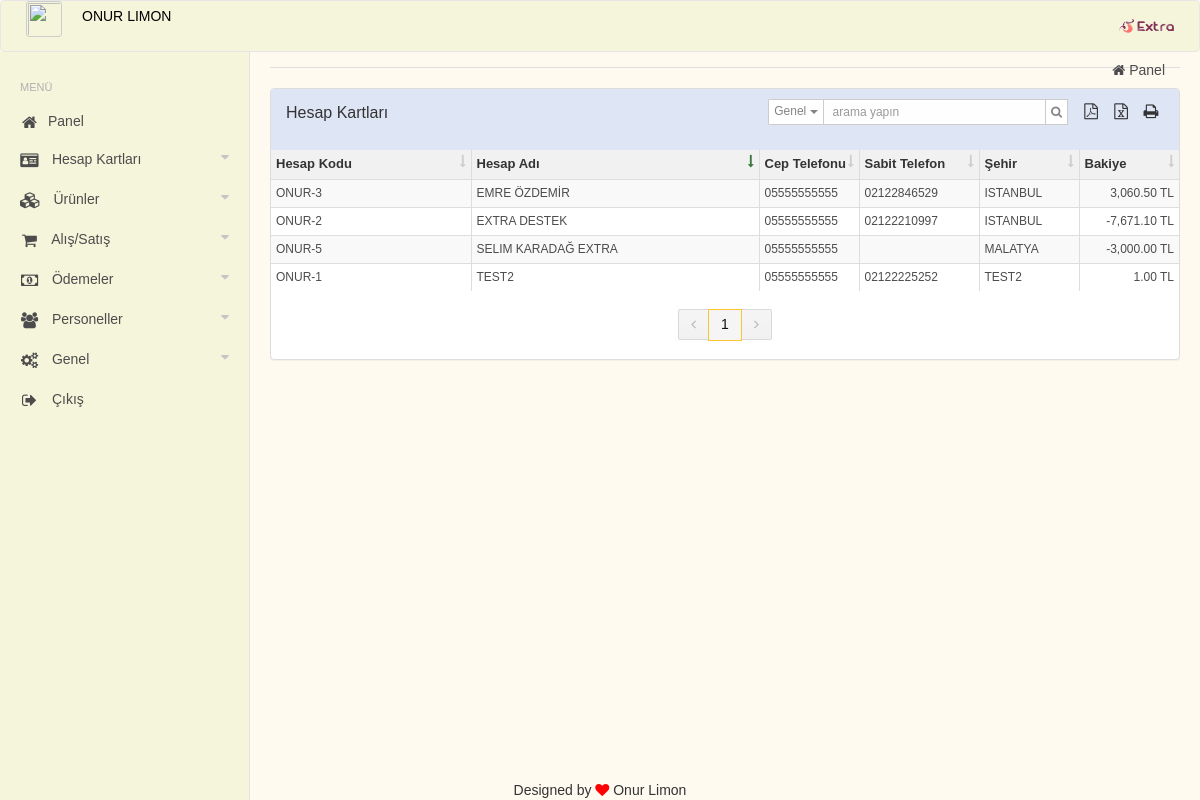
/admin/account/list.php (signed in), run on the app's committed database.
### tables this page shows
CREATE TABLE `onur_accounts`  (
  `id` int(11) NOT NULL AUTO_INCREMENT,
  `status` int(1) NOT NULL DEFAULT 1,
  `date` datetime(0) NOT NULL,
  `type` varchar(10) NOT NULL,
  `code` varchar(32) NOT NULL,
  `name` varchar(32) NOT NULL,
  `email` varchar(100) NOT NULL,
  `gsm` varchar(20) NOT NULL,
  `phone` varchar(20) NOT NULL,
  `address` varchar(500) NOT NULL,
  `city` varchar(20) NOT NULL,
  `district` varchar(20) NOT NULL,
  `country` varchar(20) NOT NULL,
  `tax_no` varchar(20) NOT NULL,
  `tax_home` varchar(20) NOT NULL,
  `balance` decimal(15, 4) NOT NULL,
  `profit` decimal(15, 4) NOT NULL,
  PRIMARY KEY (`id`) USING BTREE,
  INDEX `code`(`code`) USING BTREE,
  INDEX `name`(`name`) USING BTREE,
  INDEX `gsm`(`gsm`) USING BTREE,
  INDEX `name_2`(`name`) USING BTREE,
  INDEX `gsm_2`(`gsm`) USING BTREE
);

### includes/helper.php (called while the page is built, shortened)
<?php
function extra_is_mobile() {
    return preg_match("/(android|avantgo|blackberry|bolt|boost|cricket|docomo|fone|hiptop|mini|mobi|palm|phone|pie|tablet|up\.browser|up\.link|webos|wos)/i", $_SERVER["HTTP_USER_AGENT"]);
}
function get_set_money($val, $arr=array()) {
    $val = str_replace(',', '', $val);
    if( !is_array($arr) ) {
        if($arr == 'str') { $arr = array('str'=>true); }
        elseif($arr == 'icon') { $arr = array('icon'=>true); }
        elseif($arr == 'small_icon') { $arr = array('icon'=>true, 'small'=>true); }
        elseif($arr == 'small_str') { $arr = array('str'=>true, 'small'=>true); }
        $arr['decimal_separator']   = '.';
        $arr['digit_separator']     = ',';
    }
    $icon = '';
    if( isset($arr['str']) ) { $icon = ' TL'; }
    if(is_numeric($val)) {
        return number_format($val, 2, '.', $arr['digit_separator']).$icon;
    } else {
        return number_format(0, 2, '.', $arr['digit_separator']).$icon;
    }
}
function _args_helper($args, $default='') {
    $args2 = array();
    if(is_array($args)) {
        if(is_array($default)) {
            foreach($default as $def) {
                if(!isset($args[$def])) { add_alert('Parametre ile gelen "<b>'.$def.'</b>" dizisi/verisi eksik yada hatalı.', 'warning', __FUNCTION__); }
            }
        } else {
            if($default != '') {
                if(!isset($args[$default])) { $args2[$default] = $args; unset($args); $args = $args2; unset($args2); }
                elseif($args[$default] == '') { $args2[$default] = $args; unset($args); $args = $args2; unset($args2); }
            }
        }
        if(!isset($args['add_alert']))  { $args['add_alert'] = true; }
        if(!isset($args['add_log']))    { $args['add_log'] = true; }
        if(!isset($args['add_new']))    { $args['add_new'] = true; }
        if(!isset($args['return']))     { $args['return'] = 'default'; }
    } else {
        if(!empty($default)) {
            return $args[$default] = array();
        }
    }
    return $args;
}
function extra_get_strtoupper($string, $e ='utf-8') {
    if (function_exists('mb_strtoupper') && !empty($string)) {
        $string = mb_strtoupper($string);
    } else {
        $string = strtoupper($string);
    }
    return $string;
}
    ?><select name="<?php echo $opt['name']; ?>" id="<?php echo $opt['id']; ?>" class="<?php echo $opt['class']; ?>" data-live-search="true"> <?php

### includes/db.php (called while the page is built, shortened)
<?php
function input_check($arr) {
	return $arr;
}
function sql_where_string($arr) {
  	$r = false;
  	if(isset($arr['query'])) {
    	return 'WHERE '.$arr['query'];
  	} else {
  		$order_by 	= false;
  		$limit 		= false;
    	foreach($arr as $key=>$val) {
      		if(is_numeric($key) and is_array($val)) {
        		foreach($val as $key1=>$val1) {
        			if(extra_get_strtoupper($key1) == 'ORDER_BY') { $order_by = $val1; }
        			elseif(extra_get_strtoupper($key1) == 'LIMIT') { $limit = $val1; }
        			else { $r .= _where_string($key1, $val1, $arr); }
        		}
      		} else {
      			if(extra_get_strtoupper($key) == 'ORDER_BY') { $order_by = $val; }
      			elseif(extra_get_strtoupper($key) == 'LIMIT') { $limit = $val; }
      			else { $r .= _where_string($key, $val, $arr); }
      		}
    	}
  	}
    if(substr(trim($r), 0, 3) == 'AND') {
      	$r = trim(substr(trim($r), 3)); }
    $r = str_replace('OR AND', 'OR', $r);
    $r = str_replace('OR  AND', 'OR', $r);
    return 'WHERE '.trim($r);
}
function _where_string($name, $val='', $arr=array()) {
  $r = false;
  if(extra_get_strtoupper($name) == 'OR') {
    $r = ' OR ';
  }
  elseif(extra_get_strtoupper($name) == 'LIKE') {
    foreach($val as $name=>$val) {
      if(strstr($val, "%")) { $val = ''.$val.''; } else { $val = '%'.$val.'%'; }
      $r .= ' AND '.$name." LIKE '".$val."'";
    }
  }
  elseif(extra_get_strtoupper($name) == 'NOT_LIKE') {
    foreach($val as $name=>$val) {
      if(strstr($val, "%")) { $val = ''.$val.''; } else { $val = '%'.$val.'%'; }
      $r .= ' AND '.$name." NOT LIKE '".$val."'";
    }
  }
  elseif(extra_get_strtoupper($name) == 'ORDER_BY') {
    $r .= ' ORDER BY ';
    foreach($val as $name=>$val) {
      $r .= ''.$name." ".$val.", ";
    }
    if(substr($r, -2) == ', ') { $r = substr($r, 0, -2); }
  }
  elseif(extra_get_strtoupper($name) == 'LIMIT') {
    $r .= ' LIMIT '.$val;
    if(substr($r, -2) == ', ') { $r = substr($r, 0, -2); }
  }
  else {
    if($name == 'q') {
      $r = ' AND '.$val;
    } else {
      if(!isset($arr['unset'][$name])) {
        $r = ' AND '.$name."='".$val."'";
      }
    }
  }
  return $r;
}
function get_ARR_helper_limit_AND_orderby($arr) {
	if(!isset($arr['limit'])) 	{ $arr['limit'] = extra()->pg->list_limit; }
		else { $arr['limit'] = input_check($arr['limit']); }
	if(!isset($arr['page'])) 	{ $arr['page'] = 0; }
		else { $arr['page'] = input_check($arr['page']); }
	if(!isset($arr['orderby_name']) and !isset($arr['orderby_type'])) {
		if(isset($_GET['orderby_name']) and isset($_GET['orderby_type'])) {
			$arr['orderby_name'] = input_check($_GET['orderby_name']);
			$arr['orderby_type'] = input_check($_GET['orderby_type']);
		}
	}
	if(@$arr['_GET'] == true) {
		if(isset($_GET['db-s-where'])) { $arr['db-s-where'] = input_check($_GET['db-s-where']); } else { $arr['db-s-where'] = 'all'; }
	}
	if(isset($arr['db-s-where'])) { $arr['db-s-where'] = input_check($arr['db-s-where']); }
	return $arr;
}
?>

### includes/account.php (called while the page is built, shortened)
<?php
function get_accounts($args=array()) {
	$return = new StdClass;
	$args = get_ARR_helper_limit_AND_orderby($args);
	if(!isset($args['status'])) 	{ $args['status'] = '1'; } else { $args['status'] = input_check($args['status']); }
	$query_str = "SELECT id FROM ".dbname('accounts')." WHERE status='".$args['status']."' ";
	$query_str_real = $query_str;
		if(isset($args['orderby_name']) and isset($args['orderby_type'])) {
			$query_str_real .= "ORDER BY ".$args['orderby_name']." ".$args['orderby_type'];
		}
		if($args['limit'] > 1) {
			$query_str_real .= " LIMIT ".$args['page'].",".$args['limit']." ";
		}
		if(isset($args['select'])) {
			$query_str_real = str_replace('SELECT id','SELECT '.$args['select'], $query_str_real);
		} else {
			$query_str_real = str_replace('SELECT id','SELECT *', $query_str_real);
		}
	if($query = db()->query( $query_str )) {
		if($return->num_rows = $query->num_rows) {
			$query = db()->query( $query_str_real );
			$return->display_num_rows = $query->num_rows;
			while($account = $query->fetch_object())
			{
				$return->list[] = $account;
			}
			return $return;
		} else {
			add_alert('Aradığınız kriterlere uygun hesap kartları bulunamadı.', 'warning', 'get_accounts');
			return false;
		}
	} else {
		$error_msg = db()->error;
		add_alert('<b>Veritabanı hatası:</b> '.$error_msg, 'danger', 'get_accounts');
		add_log( array('log_key'=>'mysqli_error', 'log_text'=>$error_msg) );
		return false;
	}
}
?>

### includes/input.php (called while the page is built, shortened)
<?php
function is_alert($group='', $class='')
{
	if(!empty($group)) {
		if(isset(extra()->alert[$group])) {
			if(!empty($class)) {
				if(isset(extra()->alert[$group][$class])) {
					return true;
				} else {
					return false;
				}
			} else {
				return true;
			}
		} else {
		 	return false;
		}
	} else {
		if(isset(extra()->alert)) {
			return true;
		} else {
			return false;
		}
	}
}
					?>
					<?php
function get_current_url($type='request_uri') {
	if($type == 'request_uri') {
		return $_SERVER['REQUEST_URI'];
	} elseif($type == 'script_name') {
		return $_SERVER['SCRIPT_NAME'];
	} else {
		return $_SERVER['SERVER_NAME'];
	}
}
function get_set_url_parameters($arr=array()) {
	$url = get_current_url('script_name');
	$parameters = '?';
	if(isset($arr['add']) and is_array(@$arr['add'])) {
		foreach($arr['add'] as $key=>$val) {
			$parameters .= '&'.$key.'='.$val;
		}
	}
	foreach($_GET as $key=>$val) {
		if(!isset($arr['add'][$key]) AND !isset($arr['remove'][$key])) {
			$parameters .= '&'.$key.'='.$val;
		}
	}
	$parameters = str_replace('?&', '?', $parameters);
	return $url.$parameters;
}
?>

### admin/account/list.php (the view, shortened to what this page needs)
<?php include('../../main.php'); ?>
<?php
$accounts = get_accounts(array('_GET'=>true)); ?>
<div class="panel panel-default panel-table">
	<div class="panel-heading hidden-xs">
		<div class="row">
			<div class="col-xs-6 col-md-6">
				<h3 class="panel-title">Hesap Kartları</h3>
			</div>
			<div class="col-xs-6 col-md-6">
				<div class="pull-right">
					<?php
					if(!extra_is_mobile()) :
						$arr_s = array();
						$arr_s['s_name'] = 'accounts';
						$arr_s['db-s-where'][] = array('name'=>'Hesap Adı', 'val'=>'name');
						$arr_s['db-s-where'][] = array('name'=>'Hesap Kodu', 'val'=>'code');
						$arr_s['db-s-where'][] = array('name'=>'Cep Telefonu', 'val'=>'gsm');
						$arr_s['db-s-where'][] = array('name'=>'Sabit Telefon', 'val'=>'phone');
						$arr_s['db-s-where'][] = array('name'=>'Şehir - İl', 'val'=>'city');
						$arr_s['db-s-where'][] = array('name'=>'Vergi veya T.C. No', 'val'=>'tax_no');
						search_form_for_panel($arr_s);
					endif;
					?>
					<div class="btn-group btn-icon hidden-xs" data-toggle="tooltip" data-placement="top" title="Pdf">
					  <button type="button" class="btn btn-default btn-xs dropdown-toggle" data-toggle="dropdown" aria-haspopup="true" aria-expanded="false">
					    <i class="fa fa-file-pdf-o"></i>
					  </button>
					</div>
					<div class="btn-group btn-icon hidden-xs" data-toggle="tooltip" data-placement="top" title="Excel">
					  <button type="button" class="btn btn-default btn-xs dropdown-toggle" data-toggle="dropdown" aria-haspopup="true" aria-expanded="false">
					    <i class="fa fa-file-excel-o"></i>
					  </button>
					</div>
					<div class="btn-group btn-icon hidden-xs" data-toggle="tooltip" data-placement="top" title="Yazdır">
					  <button type="button" class="btn btn-default btn-xs dropdown-toggle" data-toggle="dropdown" aria-haspopup="true" aria-expanded="false">
					    <i class="fa fa-print"></i>
					  </button>
					</div>
				</div>
			</div>
		</div>
	</div>
	<?php if($accounts): ?>
		<table class="table table-hover table-bordered table-condensed table-striped">
			<thead>
				<tr>
					<th class="hidden-xs" width="200">Hesap Kodu <?php echo get_table_order_by('code', 'ASC'); ?></th>
					<th>Hesap Adı <?php echo get_table_order_by('name', 'ASC'); ?></th>
					<th  width="100"><span class="hidden-xs">Cep Telefonu</span><span class="visible-xs-inline">Gsm</span> <?php echo get_table_order_by('gsm', 'ASC'); ?></th>
					<th class="hidden-xs" width="120">Sabit Telefon <?php echo get_table_order_by('phone', 'ASC'); ?></th>
					<th class="hidden-xs" width="100">Şehir <?php echo get_table_order_by('city', 'ASC'); ?></th>
					<th width="100">Bakiye <?php echo get_table_order_by('balance', 'ASC'); ?></th>
				</tr>
			</thead>
			<tbody>
			<?php foreach($accounts->list as $account): ?>
				<tr>
					<td class="hidden-xs"><a href="detail.php?id=<?php echo $account->id; ?>" style="text-decoration:none;"><?php echo $account->code; ?></a></td>
					<td><a href="detail.php?id=<?php echo $account->id; ?>" style="text-decoration:none;"><?php echo $account->name; ?></a></td>
					<td><a href="detail.php?id=<?php echo $account->id; ?>" style="text-decoration:none;"><?php echo $account->gsm; ?></a></td>
					<td class="hidden-xs"><a href="detail.php?id=<?php echo $account->id; ?>" style="text-decoration:none;"><?php echo $account->phone; ?></a></td>
					<td class="hidden-xs"><a href="detail.php?id=<?php echo $account->id; ?>" style="text-decoration:none;"><?php echo $account->city; ?></a></td>
					<td class="text-right"><a href="detail.php?id=<?php echo $account->id; ?>" style="text-decoration:none;"><?php echo get_set_money($account->balance, true); ?></a></td>
				</tr>
			<?php endforeach; ?>
			</tbody>
		</table>
	<?php else: ?>
		<div class="not-found">
			<?php print_alert(); ?>
		</div>
	<?php endif; ?>
</div>

### content/themes/default/css/app.css (style rules this page uses)
html { overflow-x: hidden; }
body { background-color: #FFFAF0; font-family: "Comic Sans MS", cursive, sans-serif; overflow-x: hidden; }
table thead { font-size: 13px; background-color: #f1f1f1 !important; -webkit-print-color-adjust: exact !important; }
table thead tr td, table thead tr th { background-color: #f1f1f1 !important; -webkit-print-color-adjust: exact !important; }
table tbody tr td { font-size: 12px; }
.btn { border-radius: 1px; }
.panel .panel-heading .panel-title { font-weight: 500; }
.panel .panel-heading { position: relative; background-color: rgba(255, 255, 255, 0.7); color:#333 !important; border-bottom: 1px solid transparent; }
.panel.panel-default { border-color:#ddd; background-color: #FFF; }
.panel.panel-default .panel-heading { background-color: #dee5f5; }
.panel.panel-table .panel-title { margin-top: 5px; }
.panel.panel-table .btn-group.btn-icon .btn-default { padding: 3px 4px 2px 4px; width: 26px; background-color: transparent; border-color:transparent; }
.panel.panel-table .btn-group.btn-icon .btn i.fa { font-size: 16px; }
.panel.panel-table table { margin-bottom: 0px; }

### data on the page
onur_accounts: code "ONUR-3", name "EMRE ÖZDEMİR", gsm "05555555555", phone "02122846529", city "ISTANBUL", balance "3,060.50 TL"
onur_accounts: code "ONUR-2", name "EXTRA DESTEK", gsm "05555555555", phone "02122210997", city "ISTANBUL", balance "-7,671.10 TL"
onur_accounts: code "ONUR-5", name "SELIM KARADAĞ EXTRA", gsm "05555555555", city "MALATYA", balance "-3,000.00 TL"
onur_accounts: code "ONUR-1", name "TEST2", gsm "05555555555", phone "02122225252", city "TEST2", balance "1.00 TL"

### other printed values
get_active_user($val) "ONUR LIMON"
$page "1"
